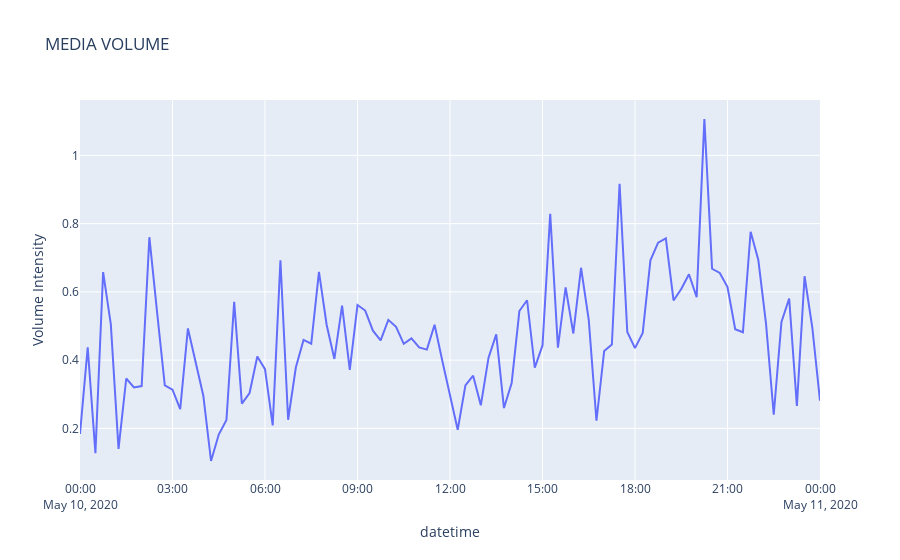

Notebook source saved alongside this figure:
### Code cell
timeline_fig = px.line(df_timeline, x="datetime", y="Volume Intensity", title= "MEDIA VOLUME")
timeline_fig.show()
